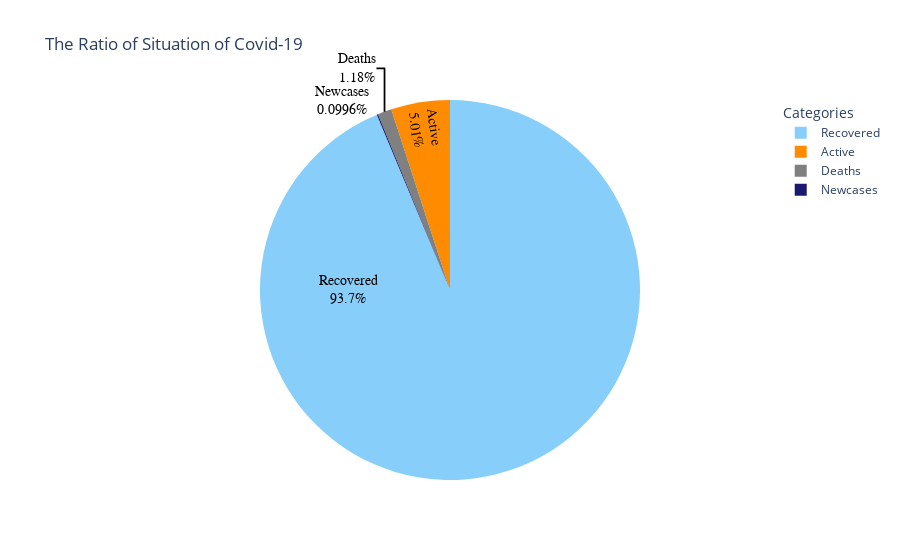

Source (notebook cell):
### Markdown cell above
# The scatter above illustrates the numbers of confirmed cases of Covid-19 among 7 continents in the world. The scatter highlights that Europe is the worst affected continent compare to others as it reach to total 200 million confirmed cases. Asia is the second worst of affected continents it has 150 million confirmed cases; North Ameirica rank to the thrid and the fourth goes to South America followed by Africa and Oceania.
# As of May 2022, Over 520 million confirmed cases have been reported globally. This is not a bright sign as it can tell the pandemic has impacted almost every corner of life.This may probably due to an opportunity to stop the spread of the virus during its early stages was missed and it caused serious consequences for many countries such as causing economies to stall, stretching healthcare systems to the limit and governments have been forced to implement harsh restrictions on human activity to control the spread of the virus.

### Code cell
colors = {'Recovered':'lightskyblue','Active':'darkorange', 'Deaths':'grey', 'Newcases':'midnightblue'}
labels = df_con[1:5]['Categories'].values

fig = px.pie(df_con[1:5], values='World cases', names=labels, color='Categories', 
             title='The Ratio of Situation of Covid-19', color_discrete_map= colors)

fig.update_traces(textposition='auto', textfont_color="black", textinfo='percent+label', insidetextorientation='radial',
                 textfont_size=14, textfont_family="Arial Black")

fig.update_layout(legend_title="Categories")

fig.show()

### Figure 1 — Plotly figure (JSON) as saved in the notebook; plotly's stock layout.template omitted (floating-point values rounded to 4 significant figures)
{"data": [{"customdata": [["Active"], ["Newcases"], ["Deaths"], ["Recovered"]], "domain": {"x": [0, 1], "y": [0, 1]}, "hovertemplate": "label=%{label}<br>World cases=%{value}<br>Categories=%{customdata[0]}<extra></extra>", "insidetextorientation": "radial", "labels": ["Active", "Newcases", "Deaths", "Recovered"], "legendgroup": "", "marker": {"colors": ["darkorange", "midnightblue", "grey", "lightskyblue"]}, "name": "", "showlegend": true, "textfont": {"color": "black", "family": "Arial Black", "size": 14}, "textinfo": "percent+label", "textposition": "auto", "type": "pie", "values": [26437189, 525838, 6255851, 494761631]}], "layout": {"legend": {"title": {"text": "Categories"}, "tracegroupgap": 0}, "title": {"text": "The Ratio of Situation of Covid-19"}}}
